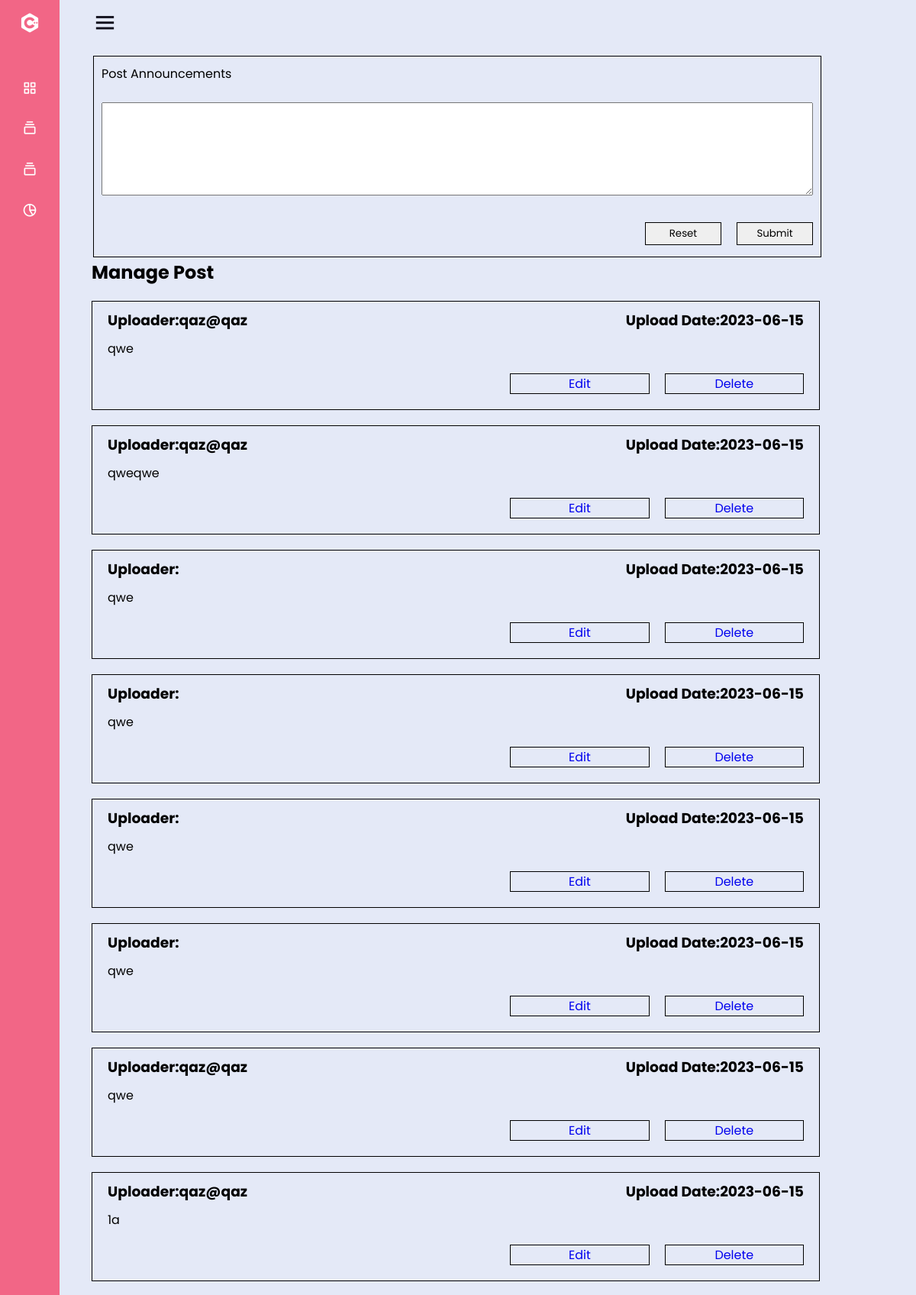
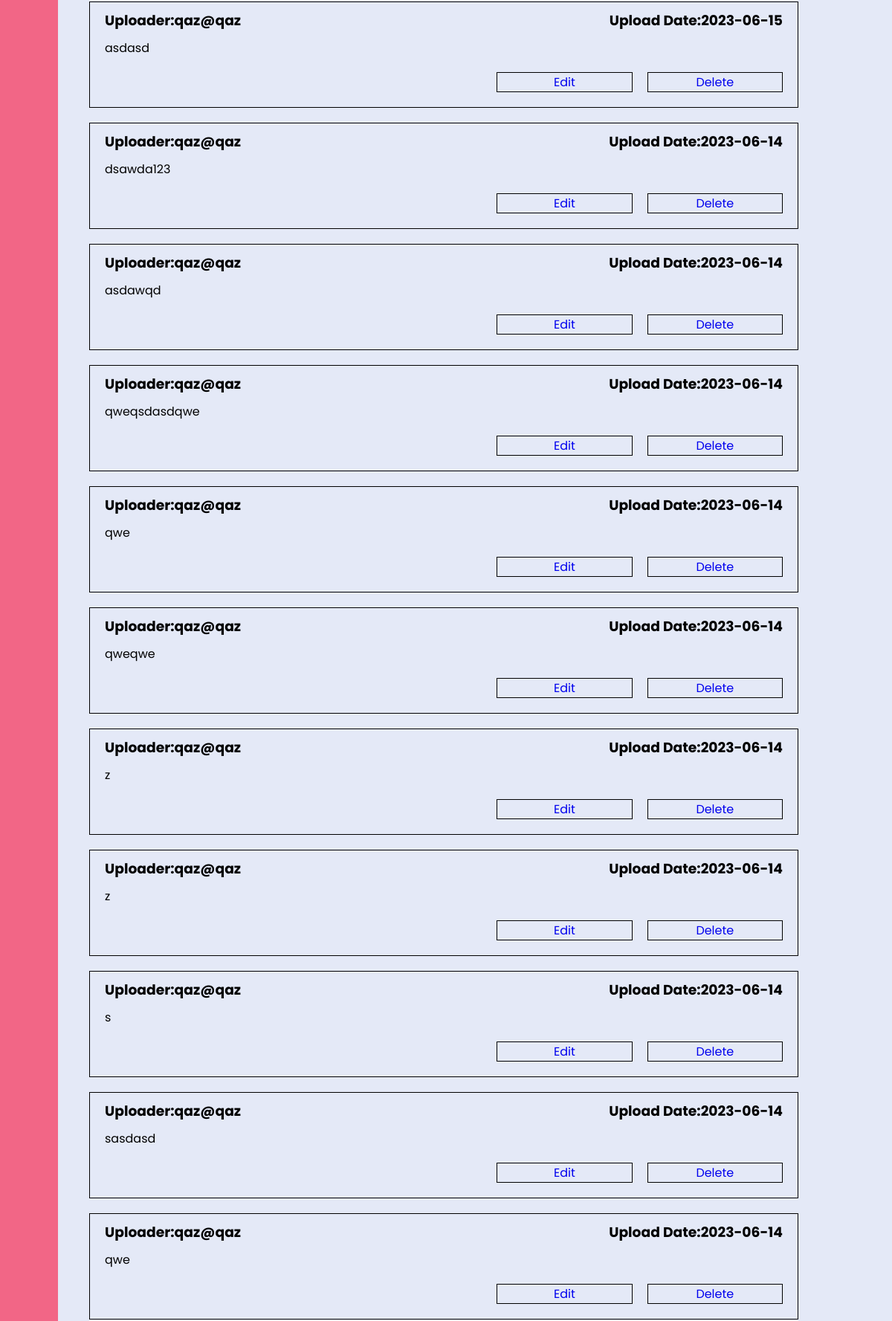
The page /pages/admin/postUpdate.php (signed in, upper part) on the database its author committed (2 pictures, top to bottom).
### tables this page shows
CREATE TABLE `announcements` (
  `uploadId` int(11) NOT NULL,
  `uploadDate` date NOT NULL DEFAULT current_timestamp(),
  `announcement` longtext NOT NULL,
  `uploader` varchar(50) NOT NULL
);

### pages/include/selectDb.php (called while the page is built, shortened)
<?php
include 'dbConnection.php';
$getPost = "SELECT * FROM announcements ORDER BY uploadId DESC ";
$resultGetPost = mysqli_query($conn, $getPost);

### pages/admin/postUpdate.php (the view, shortened to what this page needs)
<!DOCTYPE html>
<html lang="en">
<head>
    <link rel="stylesheet" href="include/nav.css">
</head>
<body>
    <?php
    include '../include/selectDb.php';
    ?>
    <?php
    if ($_SESSION['role'] === 'admin') {
        include '../../assets/template/nav.php';
    } elseif ($_SESSION['role'] === 'staff') {
        include '../../assets/template/staffNav.php';
    }
    ?>
    <section class="home-section">
        <form method="POST" action="postUpdateDb.php">
            <label for="postText">Post Announcements</label><br>
            <textarea id="postText" name="postText" rows="5" cols="50"></textarea><br>
            <div id="submitBtn">
                <button type="submit">Submit</button>
                <button type="reset">Reset</button>
            </div>
        </form>
        <div id="manageStyle">
            <h1>Manage Post</h1>
            <?php
            if ($resultGetPost->num_rows > 0) {
                while ($row = $resultGetPost->fetch_assoc()) {
                    echo "<div class='postFormat'><section><h3>Uploader:" . $row['uploader'] . "</h3><h3>Upload Date:" . $row['uploadDate'] . "</h3></section><main><p>" . $row['announcement'] . "</p></main>" ?>
                    <footer>
                        <a class="aBtn edit-btn" href="#" data-id="<?php echo $row['uploadId']; ?>">Edit</a>
                        <a class="aBtn delete-btn" href="#" data-id="<?php echo $row['uploadId']; ?>">Delete</a>
                    </footer>
        </div> <?php
                }
            }
                ?>
</div>
    </section>
</body>
</html>

### assets/template/staffNav.php (shortened to what this page needs)
<!DOCTYPE html>
<html lang="en" dir="ltr">
<head>
    <link href='https://unpkg.com/boxicons@2.0.7/css/boxicons.min.css' rel='stylesheet'>
</head>
<body>
    <div class="sidebar close">
        <div class="logo-details">
            <i class='bx bxl-c-plus-plus'></i>
        </div>
        <ul class="nav-links">
            <li>
                <a href="staffHome.php">
                    <i class='bx bx-grid-alt'></i>
                </a>
            </li>
            <li>
                <div class="iocn-link">
                    <a href="#">
                        <i class='bx bx-collection'></i>
                    </a>
                </div>
            </li>
            <li>
                <div class="iocn-link">
                    <a href="#">
                        <i class='bx bx-collection'></i>
                    </a>
                </div>
            </li>
            <li>
                <a href="postUpdate.php">
                    <i class='bx bx-pie-chart-alt-2'></i>
                </a>
            </li>
        </ul>
    </div>
    <section class="home-section">
        <div class="home-content">
            <i class='bx bx-menu'></i>
        </div>
    </section>
</body>
</html>

### assets/template/nav.css (style rules this page uses)
* { margin: 0; padding: 0; box-sizing: border-box; font-family: 'Poppins', sans-serif; }
body { background: #E4E9F7; }
.sidebar { position: fixed; top: 0; left: 0; height: 100%; width: 260px; background: #11101d; z-index: 100; transition: all 0.5s ease; }
.sidebar.close { width: 78px; }
.sidebar .logo-details { height: 60px; width: 100%; display: flex; align-items: center; }
.sidebar .logo-details i { font-size: 30px; color: #fff; height: 50px; min-width: 78px; text-align: center; line-height: 50px; }
.sidebar .nav-links { height: 100%; padding: 30px 0 150px 0; overflow: auto; }
.sidebar.close .nav-links { overflow: visible; }
.sidebar .nav-links li { position: relative; list-style: none; transition: all 0.4s ease; }
.sidebar .nav-links li .iocn-link { display: flex; align-items: center; justify-content: space-between; }
.sidebar.close .nav-links li .iocn-link { display: block }
.sidebar .nav-links li i { height: 50px; min-width: 78px; text-align: center; line-height: 50px; color: #fff; font-size: 20px; cursor: pointer; transition: all 0.3s ease; }
.sidebar .nav-links li a { display: flex; align-items: center; text-decoration: none; }
.home-section { position: relative; background: #E4E9F7; margin-left: 50px; left: 260px; width: calc(100% - 260px); transition: all 0.5s ease; padding: 12px; }
.sidebar.close ~ .home-section { left: 78px; width: calc(100% - 78px); }
.home-content { display: flex; align-items: center; flex-wrap: wrap; }
.home-section .home-content .bx-menu, .home-section .home-content .text { color: #11101d; font-size: 35px; }
.home-section .home-content .bx-menu { cursor: pointer; margin-right: 10px; }

### pages/admin/postUpdate.php (style rules this page uses)
* { box-sizing: border-box; margin: 0px; padding: 0px; }
form { margin: 2px; padding: 10px; border: 1px solid black; display: flex; width: 90%; justify-content: end; flex-direction: column; }
textarea { padding: 10px; }
#submitBtn { margin-top: 10px; display: flex; flex-direction: row-reverse; justify-content: flex-start; gap: 20px; }
button { width: 100px; height: 30px; border: 1px solid black; margin-bottom: 5px; }
.postFormat { border: 1px solid black; margin-top: 20px; height: auto; width: 90%; }
.postFormat section { display: flex; flex-direction: row; justify-content: space-between; margin: 10px 20px; }
main { margin: 10px 20px; }
.aBtn { border: 1px solid black; width: 20%; text-align: center; text-decoration: none; }
footer { margin-top: 10px; display: flex; justify-content: end; gap: 20px; margin: 20px; }
.close { color: #aaa; float: right; font-size: 28px; font-weight: bold; cursor: pointer; }

### assets/template/staffNav.php (style rules this page uses)
* { margin: 0; padding: 0; box-sizing: border-box; font-family: 'Poppins', sans-serif; }
body { background: #E4E9F7; }
.sidebar { position: fixed; top: 0; left: 0; height: 100%; width: 260px; background: #f26686; z-index: 100; transition: all 0.5s ease; }
.sidebar.close { width: 78px; }
.sidebar .logo-details { height: 60px; width: 100%; display: flex; align-items: center; }
.sidebar .logo-details i { font-size: 30px; color: #fff; height: 50px; min-width: 78px; text-align: center; line-height: 50px; }
.sidebar .nav-links { height: 100%; padding: 30px 0 150px 0; overflow: auto; }
.sidebar.close .nav-links { overflow: visible; }
.sidebar .nav-links li { position: relative; list-style: none; transition: all 0.4s ease; }
.sidebar .nav-links li .iocn-link { display: flex; align-items: center; justify-content: space-between; }
.sidebar.close .nav-links li .iocn-link { display: block }
.sidebar .nav-links li i { height: 50px; min-width: 78px; text-align: center; line-height: 50px; color: #fff; font-size: 20px; cursor: pointer; transition: all 0.3s ease; }
.sidebar .nav-links li a { display: flex; align-items: center; text-decoration: none; }
.home-section { position: relative; background: #E4E9F7; margin-left: 30px; left: 260px; width: calc(100% - 260px); transition: all 0.5s ease; padding: 12px; padding-right: 50px; }
.sidebar.close~.home-section { left: 78px; width: calc(100% - 78px); }
.home-content { display: flex; align-items: center; flex-wrap: wrap; }
.home-section .home-content .bx-menu, .home-section .home-content .text { color: #11101d; font-size: 35px; }
.home-section .home-content .bx-menu { cursor: pointer; margin-right: 10px; }

### rows shown on the page
announcements: uploader "qaz@qaz", uploadDate "2023-06-15", announcement "qwe"
announcements: uploader "qaz@qaz", uploadDate "2023-06-15", announcement "qweqwe"
announcements: uploadDate "2023-06-15", announcement "qwe"
announcements: uploadDate "2023-06-15", announcement "qwe"
announcements: uploadDate "2023-06-15", announcement "qwe"
announcements: uploadDate "2023-06-15", announcement "qwe"
announcements: uploader "qaz@qaz", uploadDate "2023-06-15", announcement "qwe"
announcements: uploader "qaz@qaz", uploadDate "2023-06-15", announcement "1a"
announcements: uploader "qaz@qaz", uploadDate "2023-06-15", announcement "asdasd"
announcements: uploader "qaz@qaz", uploadDate "2023-06-14", announcement "dsawda123"
announcements: uploader "qaz@qaz", uploadDate "2023-06-14", announcement "asdawqd"
announcements: uploader "qaz@qaz", uploadDate "2023-06-14", announcement "qweqsdasdqwe"
announcements: uploader "qaz@qaz", uploadDate "2023-06-14", announcement "qwe"
announcements: uploader "qaz@qaz", uploadDate "2023-06-14", announcement "qweqwe"
announcements: uploader "qaz@qaz", uploadDate "2023-06-14", announcement "z"
announcements: uploader "qaz@qaz", uploadDate "2023-06-14", announcement "z"
announcements: uploader "qaz@qaz", uploadDate "2023-06-14", announcement "s"
announcements: uploader "qaz@qaz", uploadDate "2023-06-14", announcement "sasdasd"
announcements: uploader "qaz@qaz", uploadDate "2023-06-14", announcement "qwe"
